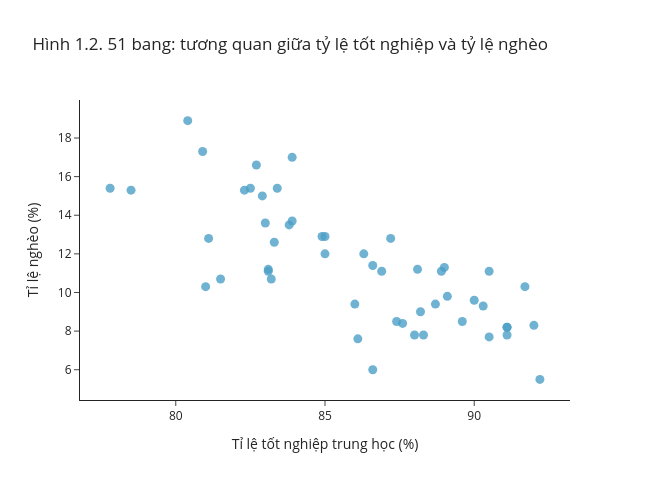

Notebook cell for this chart:
### Markdown cell above
Ở dữ liệu thật (trái), khi đi từ khung xanh sang khung đỏ, phân phối tỉ lệ tốt nghiệp trượt xuống: các bang có tỷ lệ nghèo thấp thường có tỉ lệ tốt nghiệp 85–90%, các bang có tỷ lệ nghèo cao chỉ ở mức thấp 80%. Ở dữ liệu xáo trộn (phải), hai phân phối gần như chồng lên nhau: không có mối liên hệ.

Khi đọc một biểu đồ phân tán, hỏi bốn câu:

1. **Hướng:** dương hay âm?
2. **Dạng:** tuyến tính hay phi tuyến?
3. **Độ mạnh:** các điểm bám sát một cấu trúc đến mức nào?
4. **Quan sát ngoại lai:** có điểm nào khác hẳn đám mây dữ liệu không?

Một con số tóm tắt chỉ có nghĩa sau khi đã nhìn cấu trúc dữ liệu.

### 1.2 Tỉ lệ nghèo và tỉ lệ tốt nghiệp

Từ đây trở đi, theo cách trình bày của OpenIntro, coi `Poverty` là **biến phụ thuộc** (response, trục y) và `Graduates` là **biến giải thích** (trục x).

### Code cell
# Rê chuột lên một điểm để xem tên bang
fig = px.scatter(poverty, x="Graduates", y="Poverty", hover_name="State",
                 labels={"Graduates": "Tỉ lệ tốt nghiệp trung học (%)", "Poverty": "Tỉ lệ nghèo (%)"},
                 title="Hình 1.2. 51 bang: tương quan giữa tỷ lệ tốt nghiệp và tỷ lệ nghèo", width=650, height=480)
fig.update_traces(marker=dict(size=9, color="#4C9FC7", opacity=0.8))
fig.show()

### Figure 1 — Plotly figure (JSON) as saved in the notebook; plotly's stock layout.template omitted (floating-point values rounded to 4 significant figures)
{"data": [{"hovertemplate": "<b>%{hovertext}</b><br><br>Tỉ lệ tốt nghiệp trung học (%)=%{x}<br>Tỉ lệ nghèo (%)=%{y}<extra></extra>", "hovertext": ["California", "Rhode Island", "Bang 01", "Bang 02", "Bang 03", "Bang 04", "Bang 05", "Bang 06", "Bang 07", "Bang 08", "Bang 09", "Bang 10", "Bang 11", "Bang 12", "Bang 13", "Bang 14", "Bang 15", "Bang 16", "Bang 17", "Bang 18", "Bang 19", "Bang 20", "Bang 21", "Bang 22", "Bang 23", "Bang 24", "Bang 25", "Bang 26", "Bang 27", "Bang 28", "Bang 29", "Bang 30", "Bang 31", "Bang 32", "Bang 33", "Bang 34", "Bang 35", "Bang 36", "Bang 37", "Bang 38", "Bang 39", "Bang 40", "Bang 41", "Bang 42", "Bang 43", "Bang 44", "Bang 45", "Bang 46", "Bang 47", "Bang 48", "Bang 49"], "legendgroup": "", "marker": {"color": "#4C9FC7", "opacity": 0.8, "size": 9, "symbol": "circle"}, "mode": "markers", "name": "", "orientation": "v", "showlegend": false, "type": "scatter", "x": [81.1, 81.0, 91.1, 83.1, 89.1, 86.9, 87.4, 86.0, 89.6, 80.4, 81.5, 83.4, 90.5, 80.9, 83.3, 86.1, 82.3, 87.2, 88.2, 88.7, 82.5, 87.6, 77.8, 83.2, 83.1, 88.0, 82.9, 86.6, 90.3, 83.9, 88.3, 88.9, 90.5, 85.0, 91.7, 84.9, 78.5, 86.6, 92.0, 89.0, 86.3, 91.1, 83.0, 83.8, 91.1, 90.0, 82.7, 88.1, 83.9, 92.2, 85.0], "xaxis": "x", "y": [12.8, 10.3, 8.2, 11.2, 9.8, 11.1, 8.5, 9.4, 8.5, 18.9, 10.7, 15.4, 11.1, 17.3, 12.6, 7.6, 15.3, 12.8, 9.0, 9.4, 15.4, 8.4, 15.4, 10.7, 11.1, 7.8, 15.0, 11.4, 9.3, 17.0, 7.8, 11.1, 7.7, 12.9, 10.3, 12.9, 15.3, 6.0, 8.3, 11.3, 12.0, 7.8, 13.6, 13.5, 8.2, 9.6, 16.6, 11.2, 13.7, 5.5, 12.0], "yaxis": "y"}], "layout": {"height": 480, "legend": {"tracegroupgap": 0}, "title": {"text": "Hình 1.2. 51 bang: tương quan giữa tỷ lệ tốt nghiệp và tỷ lệ nghèo"}, "width": 650, "xaxis": {"anchor": "y", "domain": [0, 1], "title": {"text": "Tỉ lệ tốt nghiệp trung học (%)"}}, "yaxis": {"anchor": "x", "domain": [0, 1], "title": {"text": "Tỉ lệ nghèo (%)"}}}}
